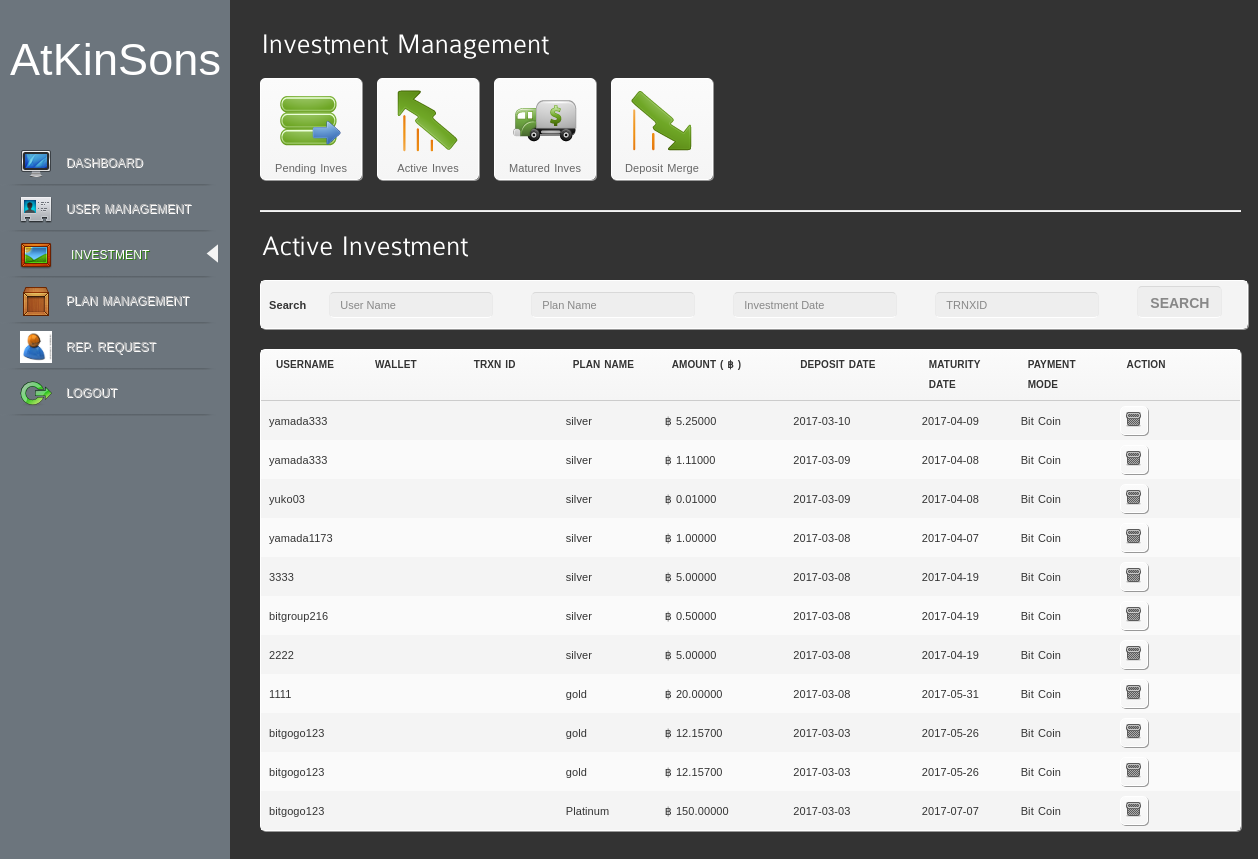
The page /p4w6a45egp78nv8tw7u/deposit.php?act=active (signed in) on the database its author committed.
### tables this page shows
CREATE TABLE `deposit` (
  `deposit_id` int(20) NOT NULL AUTO_INCREMENT,
  `member_id` int(20) DEFAULT NULL,
  `plan_id` int(20) DEFAULT NULL,
  `amount` double(30,8) DEFAULT NULL,
  `compound_amount` double(30,8) DEFAULT NULL,
  `invest_date` datetime DEFAULT NULL,
  `maturity_date` date DEFAULT NULL,
  `status` enum('new','active','matured','released') DEFAULT 'new',
  `intrest_alloted` enum('yes','no') DEFAULT 'no',
  `payment_thro` int(11) DEFAULT NULL,
  `intrest_earned` double(30,8) DEFAULT NULL,
  `intrest_earned_date` date DEFAULT NULL,
  `compound_rate` int(30) DEFAULT NULL,
  `transaction_id` text,
  `cron_date` timestamp NULL DEFAULT '0000-00-00 00:00:00',
  PRIMARY KEY (`deposit_id`)
);

CREATE TABLE `members` (
  `member_id` int(20) NOT NULL AUTO_INCREMENT,
  `username` varchar(20) DEFAULT NULL,
  `password` varchar(50) DEFAULT NULL,
  `member_name` varchar(100) DEFAULT NULL,
  `member_email` varchar(100) DEFAULT NULL,
  `intro_id` int(20) DEFAULT NULL,
  `address1` varchar(75) DEFAULT NULL,
  `address2` varchar(75) DEFAULT NULL,
  `city` varchar(75) DEFAULT NULL,
  `state` varchar(75) DEFAULT NULL,
  `zipcode` varchar(15) DEFAULT NULL,
  `country` varchar(50) DEFAULT NULL,
  `ccode` varchar(10) DEFAULT NULL,
  `phone` varchar(20) DEFAULT NULL,
  `date_of_join` timestamp NULL DEFAULT CURRENT_TIMESTAMP,
  `account_no` varchar(50) DEFAULT NULL,
  `payment_method` int(11) DEFAULT NULL,
  `lastname` varchar(50) DEFAULT NULL,
  `gender` varchar(10) DEFAULT NULL,
  `dob` date DEFAULT NULL,
  `ip_address` varchar(20) DEFAULT NULL,
  `status` enum('new','active','suspended','duplicate') DEFAULT 'new',
  `verification_code` varchar(100) DEFAULT NULL,
  `verified` enum('yes','no') DEFAULT 'yes',
  `ip_code` varchar(5) DEFAULT NULL,
  `new_ip` varchar(20) DEFAULT NULL,
  `lr_num` varchar(30) DEFAULT NULL,
  `payza_num` varchar(30) DEFAULT NULL,
  `ego_num` varchar(255) DEFAULT NULL,
  `pm_num` varchar(40) DEFAULT NULL,
  `gdb_num` varchar(40) DEFAULT NULL,
  `st_pay` varchar(40) DEFAULT NULL,
  `paypal` varchar(200) DEFAULT NULL,
  `bitcoin` varchar(200) DEFAULT NULL,
  `payeer` varchar(200) DEFAULT NULL,
  `neteller` varchar(200) DEFAULT NULL,
  `neteller_key` varchar(500) DEFAULT NULL,
  `skrill` varchar(200) DEFAULT NULL,
  `advcash` varchar(200) DEFAULT NULL,
  `first_name` varchar(100) DEFAULT NULL,
  `last_name` varchar(100) DEFAULT NULL,
  `zip_code` varchar(20) DEFAULT NULL,
  `bank_name` varchar(100) DEFAULT NULL,
  `accnum` varchar(30) DEFAULT NULL,
  `bank_branch` varchar(100) DEFAULT NULL,
  `bank_code` varchar(50) DEFAULT NULL,
  `bank_zipcode` varchar(50) DEFAULT NULL,
  `bank_country` varchar(50) DEFAULT NULL,
  `bank_state` varchar(50) DEFAULT NULL,
  `bank_city` varchar(100) DEFAULT NULL,
  `question` varchar(255) DEFAULT NULL,
  `answer` varchar(255) DEFAULT NULL,
  `street` varchar(255) DEFAULT NULL,
  `liberty` varchar(255) DEFAULT NULL,
  `payza` varchar(255) DEFAULT NULL,
  `bank_wire` varchar(250) DEFAULT NULL,
  `refer_id` varchar(30) DEFAULT NULL,
  `onlinestatus` int(2) DEFAULT NULL,
  `nametitle` varchar(5) DEFAULT NULL,
  `suspend_time` datetime DEFAULT '0000-00-00 00:00:00',
  `cron_date` datetime DEFAULT NULL,
  `last_asscess_ip` varchar(30) DEFAULT NULL,
  `current_asscess_ip` varchar(30) DEFAULT NULL,
  `current_login_time` datetime DEFAULT NULL,
  `last_login_time` datetime DEFAULT NULL,
  PRIMARY KEY (`member_id`)
);

CREATE TABLE `plan` (
  `plan_id` tinyint(4) NOT NULL AUTO_INCREMENT,
  `package_id` int(5) DEFAULT '0',
  `plan_type` varchar(50) DEFAULT NULL,
  `scheme` varchar(25) DEFAULT NULL,
  `spend_min_amount` double(30,8) DEFAULT NULL,
  `spend_max_amount` double(30,8) DEFAULT NULL,
  `period` smallint(4) DEFAULT NULL,
  `period_type` varchar(10) DEFAULT NULL,
  `interest` double(30,8) DEFAULT NULL,
  `intrest_period` int(11) DEFAULT '0',
  `iperiod_type` varchar(50) DEFAULT '',
  `max_interest` double(30,8) DEFAULT NULL,
  `plan_level` text,
  `withdrawal_type` varchar(50) DEFAULT NULL,
  `bonus_status` varchar(50) DEFAULT NULL,
  `bonus_per` decimal(10,8) DEFAULT NULL,
  `interest_type` int(11) DEFAULT NULL,
  `release_status` enum('on','off') DEFAULT NULL,
  KEY `plan_id` (`plan_id`)
);

CREATE TABLE `payment_process` (
  `payment_id` int(11) NOT NULL AUTO_INCREMENT,
  `payment_name` varchar(100) DEFAULT '',
  `status` enum('on','off') DEFAULT 'on',
  `amount` varchar(50) DEFAULT '0',
  `batch_id` varchar(50) DEFAULT '',
  `account_id` varchar(50) DEFAULT '',
  `buy_form_code` longtext,
  `withdraw_option` int(2) DEFAULT NULL COMMENT '0-manual,1-instant',
  `spwd` varchar(100) DEFAULT NULL,
  `mpwd` varchar(100) DEFAULT NULL,
  PRIMARY KEY (`payment_id`)
);

### p4w6a45egp78nv8tw7u/deposit.php (called while the page is built, shortened)
<?php
 require 'include/header.php';
 require 'templates/deposit.php';
 require 'include/footer.php';
 ?>

### p4w6a45egp78nv8tw7u/templates/deposit.php (the view, shortened to what this page needs)
 <?php require 'include/page1.php'; ?>
	<div id="primary_right">
                <div class="inner" >
	<?php require 'include/top/matrix_management.php'; ?>
					<hr />
                    <h1 style="color:#fff">  <?php if($_GET['act']=='active') echo "Active"; else if($_GET['act']=='matured') echo "Matured"; else if($_GET['act']=='new') echo "New (Pending)"; ?> Investment</h1>
                    <form id="frm" name="frm" method="get" action="">
                   <table class="normal tablesorter fullwidth">
                    <tbody>
                        <tr>
                    <td><b>Search</b></td>
                    <td>
                    <input type="text" value="User Name" onfocus="if(this.value=='User Name') this.value='';" onblur="if(this.value=='') this.value='User Name';" name="username">
                       </td>
                        <td>
                            <input type="text" value="Plan Name" onfocus="if(this.value=='Plan Name') this.value='';" onblur="if(this.value=='') this.value='Plan Name';" name="planname">
                       </td>
                         <td>
                            <input type="text" value="Investment Date" onfocus="if(this.value=='Investment Date') this.value='';" onblur="if(this.value=='') this.value='Investment Date';" name="inv_date"  class="datepicker" >
                       </td>
                          <td>
                            <input type="text" value="TRNXID" onfocus="if(this.value=='TRNXID') this.value='';" onblur="if(this.value=='') this.value='TRNXID';" name="trnxid">
                       </td>
                       <td ><input style="color:#888" type="submit" id="search" value="Search" name="search">
                       <input type="hidden" id="action" value="<?=$_GET['act']; ?>" name="action"></td>
                    </tr>
                    </tbody>
                    </table>
                    </form>
                <?php
						if(isset($_GET['action']) && $_GET['action'] == 'active')
						{
							 $cat = 'active';
						}
						else if(isset($_GET['act']) && $_GET['act'] == 'active')
						{
							 $cat = 'active';
						}
						$sql = "SELECT a.*,b.username,b.first_name,c.plan_type,d.payment_name FROM `deposit` a, members b,plan c,payment_process d where a.member_id=b.member_id and a.plan_id = c.plan_id and a.payment_thro = d.payment_id and a.status='".$cat."'";
						$query =  $sql.$addsql;
							$limit = 25;
							if(isset($_GET['page']))
							{
								$page=intval(trim($_GET['page']));
							}
							else
							{
								$page=1;
							}
							if($page)
								$start = ($page - 1) * $limit;
							else
								$start = 0;
							$query = $query." order by a.invest_date desc limit $start, $limit";
							$select_company = mysql_query($query);
					?>
                    <table width="771" class="normal tablesorter fullwidth">
						<thead>
							<tr>
				<th width="10%"><strong>Username</strong></th>
				<th width="10%"><strong> Wallet</strong></th>
				<th width="10%"><strong>Trxn ID</strong></th>
 			       <th width="10%"><strong>Plan Name</strong></th>
 			       <th width="10%"><strong>Amount ( &#x0E3F; )</strong></th>
				<th width="13%"><strong>Deposit Date</strong></th>
				<th width="10%"><strong>Maturity Date</strong></th>
				<th width="10%"><strong>Payment Mode</strong></th>
				<th width="13%"><strong>Action</strong></th>
	</tr>
						</thead>
						<tbody>
                    <?php
					$i=0;
					if(mysql_num_rows($select_company) > 0)
					{
					while($fetch = mysql_fetch_array($select_company))
					{
						$i++;
						$value = $i % 2;
						if($value ==0)
						{
							$class = "odd";
						}
						else
						{
							$class = "";
						}
				?>
                <tr class="<?php echo  $class; ?>">
                  <td width="10%"><div class="fade_hover tooltip" title="Click to view the <?=$fetch['first_name']; ?> detail">
				 <a href="view_users.php?id=<?=$fetch['member_id']; ?>&type=deposit" style="text-decoration:none;color:#353535;"><?php echo  $fetch['username']; ?></a></div></td>
				 				 	  <td width="10%"><?php echo $fetch['user_wallet']; ?>  </td>
					  <td width="10%"><?php echo $fetch['order_no']; ?>  </td>
                  <td width="10%"><?php echo  $fetch['plan_type']; ?></td>
                  <td width="13%" >&#x0E3F; <?php echo  number_format($fetch['amount'],5); ?></td>
                  <td width="10%"><?php echo  date('Y-m-d', strtotime($fetch['invest_date'])); ?></td>
				  <?php
				   if($_GET['act'] == 'new')
				    {
              	  echo '<td width="10%">None</td>';
				  }
				  else
				  {
				  echo ' <td width="10%">'.$fetch['maturity_date'].'</td>';
				  }
				 echo ' <td width="10%">'.$fetch['payment_name'].'</td>';
				  ?>
                   <?php
				   if($_GET['act'] == 'new') 				   {
 					echo '<td width="13%">
					<a href="deposit.php?act=active&id='.$fetch['deposit_id'].'" class="tooltip table_icon" ><img src="assets/icons/actions_small/Preferences.png" alt="" />
				<a href="deposit.php?act=active&del_id='.$fetch['deposit_id'].'" class="tooltip table_icon" ><img src="assets/icons/actions_small/Trash.png" alt="" /></td>';
				  }
				  else
				  {
				 echo '<td width="13%"><a href="deposit.php?act=active&del_id='.$fetch['deposit_id'].'" class="tooltip table_icon" ><img src="assets/icons/actions_small/Trash.png" alt="" /></td>';
				 }
              echo '  </tr>';
				}
				}
				else
				{
				echo '<tr><td class="alert_stxt" valign="top" align="center" colspan="9">No Records Found</td></tr>';
				}
				?>
          </tr></tbody></table>
</div>
</div>

### p4w6a45egp78nv8tw7u/style.css (style rules this page uses)
html,body,div,span,object,iframe,h1,h2,h3,h4,h5,h6,p, blockquote,pre,address,code,del,dfn,em,img,q, dl,dt,dd,ol,ul,li, table,caption,tbody,tfoot,thead,tr,th,td,br,fieldset,textarea { font-family:"Lucida Sans Unicode","Lucida Grande","Trebuchet MS", Helvetica, Arial, sans-serif;line-height:20px;letter-spacing:.1px;word-spacing:1px;margin:0;padding:0;border:0;vertical-align:baseline; }
h1,h2,h3,h4,h5,h6,hr,p,ul,ol,dl,pre,address,table,form { margin:0 0 20px }
p,h1, h2, h3, h4, h5, h6, ul.check_list, ul.arrowlist { padding-left:2px; }
strong, b { font-weight:bold; }
a, input { outline:none; }
body { color:#333; font-size:12px; background:#333; }
hr { clear:both; float:left; width:100%; margin-top:15px; margin-bottom:20px; border:0; height:0px; border-top:1px solid #e5e5e5; border-bottom:1px solid #f4f4f4; }
h1 { color::#333; font-size:28px; clear:both; }
#primary_right { float:right; width:100%; margin-left:-255px; min-height:725px; }
#primary_right .inner { width:78%; clear:both; float:left; padding:30px; margin-left:230px; position:relative; }
table.normal { border:1px solid #fff; border-radius: 5px; -moz-border-radius: 5px; -webkit-border-radius: 5px; -moz-box-shadow: 1px 1px 0px #999; -webkit-box-shadow: 1px 1px 0px #999; box-shadow: 1px 1px 0px #999; }
table.fullwidth { width:100%; }
table.normal td { padding-bottom: 5px; padding-left: 8px; padding-right: 15px; padding-top: 5px; }
table.normal thead th { background: -moz-linear-gradient(top,#fbfbfb,#f5f5f5); background: -webkit-gradient(linear, left top, left bottom, from(#fbfbfb), to(#f5f5f5)); text-transform:uppercase; font-size:10px; font-weight:normal; border-bottom:1px solid #ccc; text-shadow:-1px -1px #fff; padding:5px 15px; text-align:left; }
table.normal tbody { border-top:1px solid #fff; background:#f4f4f4; }
table.normal tbody tr.odd td { background:#fafafa; }
table.normal tbody td { font-size:11px; vertical-align:middle; }
input, select,textarea { padding:6px 10px; background:#eee; color:#888; border-width:1px; border-style:solid; border-color:#d9d9d9 #eaeaea white; border-radius: 5px; -moz-border-radius: 5px; -webkit-border-radius: 5px; font-size:11px; margin-right:15px; }
a.table_icon { float:left; margin-right:5px; padding:5px 5px 0px 5px; border:1px solid #fff; border-radius: 5px; -moz-border-radius: 5px; -webkit-border-radius: 5px; -moz-box-shadow: 1px 1px 0px #999; -webkit-box-shadow: 1px 1px 0px #999; box-shadow: 1px 1px 0px #999; background: -moz-linear-gradient(top,#fbfbfb,#f5f5f5); background: -webkit-gradient(linear, left top, left bottom, from(#fbfbfb), to(#f5f5f5)); }
a.button_link, input[type="submit"], input[type="reset"], .ui-dialog .ui-dialog-buttonpane button { color:#fff; text-decoration:none; font-size:14px; font-family:Arial, Helvetica, sans-serif; font-weight:bold; letter-spacing:0px; text-transform:uppercase; padding:8px 12px 6px 12px; margin:0 10px 5px 0; border-radius: 5px; -moz-border-radius: 5px; -webkit-border-radius: 5px; outline:none; }
table { border-spacing:0; }

### rows shown on the page
deposit: member.username "yamada333", plan.plan_type "silver", amount "5.25000", invest_date "2017-03-10", maturity_date "2017-04-09", payment_process.payment_name "Bit Coin"
deposit: member.username "yamada333", plan.plan_type "silver", amount "1.11000", invest_date "2017-03-09", maturity_date "2017-04-08", payment_process.payment_name "Bit Coin"
deposit: member.username "yuko03", plan.plan_type "silver", amount "0.01000", invest_date "2017-03-09", maturity_date "2017-04-08", payment_process.payment_name "Bit Coin"
deposit: member.username "yamada1173", plan.plan_type "silver", amount "1.00000", invest_date "2017-03-08", maturity_date "2017-04-07", payment_process.payment_name "Bit Coin"
deposit: member.username "3333", plan.plan_type "silver", amount "5.00000", invest_date "2017-03-08", maturity_date "2017-04-19", payment_process.payment_name "Bit Coin"
deposit: member.username "bitgroup216", plan.plan_type "silver", amount "0.50000", invest_date "2017-03-08", maturity_date "2017-04-19", payment_process.payment_name "Bit Coin"
deposit: member.username "2222", plan.plan_type "silver", amount "5.00000", invest_date "2017-03-08", maturity_date "2017-04-19", payment_process.payment_name "Bit Coin"
deposit: member.username "1111", plan.plan_type "gold", amount "20.00000", invest_date "2017-03-08", maturity_date "2017-05-31", payment_process.payment_name "Bit Coin"
deposit: member.username "bitgogo123", plan.plan_type "gold", amount "12.15700", invest_date "2017-03-03", maturity_date "2017-05-26", payment_process.payment_name "Bit Coin"
deposit: member.username "bitgogo123", plan.plan_type "gold", amount "12.15700", invest_date "2017-03-03", maturity_date "2017-05-26", payment_process.payment_name "Bit Coin"
deposit: member.username "bitgogo123", plan.plan_type "Platinum", amount "150.00000", invest_date "2017-03-03", maturity_date "2017-07-07", payment_process.payment_name "Bit Coin"
